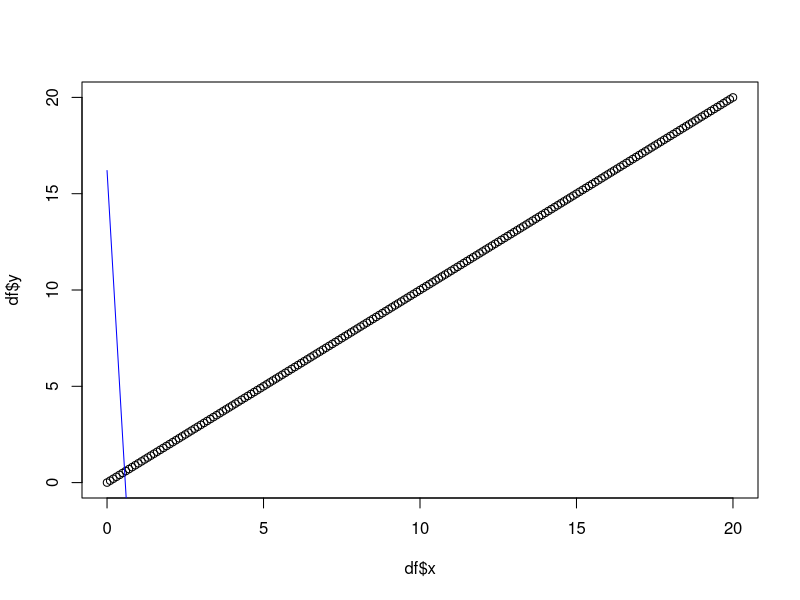

This chart was generated by the following R code:

whichBest <-  function(parents, x , y ){
  y_hat = apply(parents, 1, calcVals, x = x )
  SSE <-  apply(y_hat, 2, sse, y = y)
  return(which.min(SSE))
}

calcVals <-  function(c, x){
  y <- 0
  for (i in 1:length(c)) {
    y = y + unlist(c[i]) * (x^(i-1))
  }
  return(y)
}

sse <-  function(yHat, y){
  return(sum((yHat - y)^2))
}

crossover <- function(x, value, prob){
  index = sample(c(1:length(x)), floor( length(x) * prob))
  for (i in index) {
    x[i] <- value
  }
  return(x)
}

insertRow <- function(existingDF, newrow, r) {
  existingDF[seq(r+1,nrow(existingDF)+1),] <- existingDF[seq(r,nrow(existingDF)),]
  existingDF[r,] <- newrow
  existingDF
}

mutation <- function(df, bestIndex, prob, totalCycles, currentCycle){
 
  best <- unlist(df[bestIndex, ])
  parents <- df[-bestIndex, ]
  index = sample(c(1:nrow(parents)), floor( nrow(parents) * prob))
 
  for (i in index) {
    # create mutation with variance
    mut <- vector()
    for (j in 1:ncol(df)) {
      mut <- append(mut, rnorm(1, best[j], 20))
    }
    parents[i, ] <- mut
  }
  parents <- rbind(parents, best)
  return(parents)
}

newGen <-  function(parents, indexBest, probCross, probMut, totalCycles, currentCycle ){
  df <- parents

  # crossover
  for (i in 1:ncol(parents)) {
   df[, i] <- crossover(df[, i], parents[indexBest, i], probCross)
  }
    
  # mutation
  df <- mutation(df, indexBest, probMut, totalCycles, currentCycle)
  
  return(df)
}

fit <- function(parents, n, x, y){
  for (i in 1:n) {
    best <- whichBest(parents, x, y)
    parents = as.data.frame(newGen(parents, best, 0.6, 0.3, n, i))
  }
  return(parents[best, ])
}

fitPolynom <- function(df, n){
  parents <- data.frame(matrix(runif(10*n, -100, 100), ncol = n))
  param <- fit(parents, 50000, df$x, df$y)
  y_hat = calcVals(param, df$x)
  print(param)
  
  plot(df$x,df$y)  
  lines(df$x, y_hat, type = "l", col = "blue")
}


q <- seq(from=0, to=20, by=0.1)
y <- q
# noise <- rnorm(length(q), mean=10, sd=80)
# y <- y + noise

#y <-  5 * sin(x/10)
# plot(q,y, type = "p")
input <- data.frame(x = q, y = y)
result <- fitPolynom(input, 2)

# model <- lm(y ~ poly(q,3))
# predicted.intervals <- predict(model,data.frame(x=q),interval='confidence',
#                                level=0.99)
# lines(q,predicted.intervals[,1],col='green',lwd=3)


